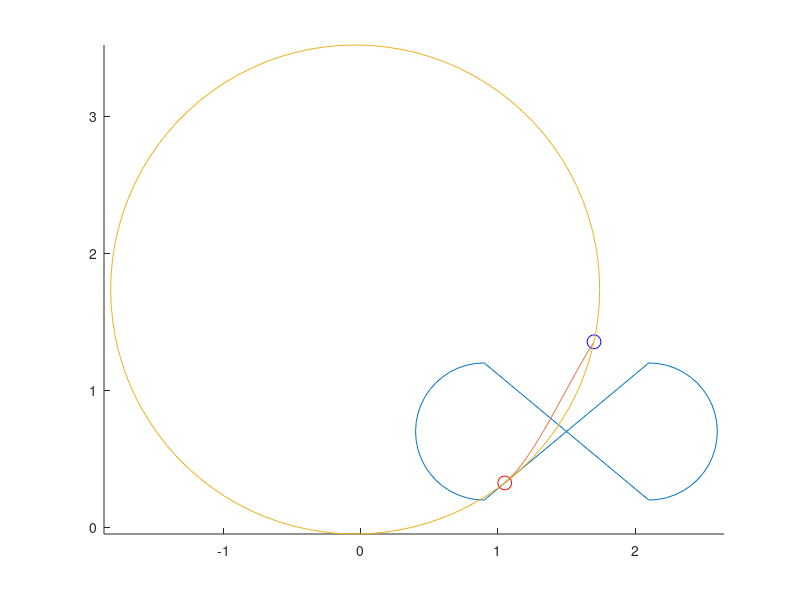

Recreate this plot in MATLAB.
clc
clear
clf
dist_y=0.7

dist_x=0.9

r=0.5

dist_circle=1.2

N=100
%while not N % 4 == 0:
%    N = N + 1

waypoints_x = zeros(N,1)
waypoints_y = zeros(N,1)

p1_x = dist_x
p1_y = dist_y + r
p2_x = dist_x + dist_circle
p2_y = dist_y - r
p3_x = dist_x + dist_circle
p3_y = dist_y + r
p4_x = dist_x
p4_y = dist_y - r

x =  linspace(0,pi,N / 4)
x_circle_r = dist_x - sin(x) * r
y_circle_r = dist_y - cos(x) * r

waypoints_x(1:N/4) = x_circle_r
waypoints_y(1:N/4) = y_circle_r

waypoints_x(N/4+1:2*N/4) = linspace(p1_x, p2_x, N / 4)
waypoints_y(N/4+1:2*N/4) = linspace(p1_y, p2_y, N / 4)

x_circle_l = dist_x + dist_circle + sin(x) * r
y_circle_l = dist_y - cos(x) * r
waypoints_x(2*N/4+1:3*N/4) = x_circle_l
waypoints_y(2*N/4+1:3*N/4) = y_circle_l
waypoints_x(3*N/4+1:4*N/4) = linspace(p3_x, p4_x, N / 4)
waypoints_y(3*N/4+1:4*N/4) = linspace(p3_y, p4_y, N / 4)

angle = zeros(N,1)
for i = 1:N
    left_point = i - 1
    right_point = i + 1
    if i == 1
        left_point = N
        right_point = i + 1
    end
    if i == N
        left_point = i - 1
        right_point = 1
    end
    angle_trajectory = atan2((-waypoints_y(left_point) + waypoints_y(right_point)),(-waypoints_x(left_point) + waypoints_x(right_point)))
    angle(i) = tan(angle_trajectory)
    
end

%%
hold on
plot(waypoints_x,waypoints_y)   
axis equal



current_goal=randi(N)%goal of uboot
plot(waypoints_x(current_goal),waypoints_y(current_goal), 'ro', 'MarkerSize', 10)
current_pos_boat=[rand*3,rand*1.5]
plot(current_pos_boat(1),current_pos_boat(2), 'bo', 'MarkerSize', 10)

%%
%end pos


y_max=waypoints_y(current_goal)-current_pos_boat(2)
x_max=waypoints_x(current_goal)-current_pos_boat(1)
%%
if x_max > 0
    x=0:0.001:x_max
    c_cubic=tan(atan2(-y_max,-x_max))
else    
    x=x_max:0.001:0
    c_cubic=tan(atan2(-y_max,-x_max))
end

d_cubic=0

%b_cubic=-3*c_cubic/x_max-3*d_cubic/x_max^2+3*y_max/x_max^2+c/x_max-a/x_max
%b_cubic=(y_max-a*x_max)/(-2/3*x_max^2+x_max^2)
a_cubic=(y_max+c_cubic/2*x_max-angle(current_goal)/2*x_max-c_cubic*x_max)/(x_max^3-3/2*x_max^3)
b_cubic=(angle(current_goal)-c_cubic-3*a_cubic*x_max^2)/2/x_max
%a_cubic=-2*b_cubic/x_max/3
%a_cubic=(-b_cubic*x_max^2-c_cubic*x_max-d_cubic+y_max)/x_max^3

test=a_cubic*x.^3+b_cubic*x.^2+c_cubic*x+d_cubic
stammfunktion=a_cubic*x_max.^3+b_cubic*x_max.^2+c_cubic*x_max+d_cubic
ableitung=3*a_cubic*(x_max/2).^2+2*b_cubic*(x_max/2)+c_cubic

x=x-x_max+waypoints_x(current_goal)
test=test-y_max+waypoints_y(current_goal)
plot(x,test)
%%
second_point=current_goal-2
if second_point<1
    second_point=second_point+N
end
x1=current_pos_boat(1)
x2=waypoints_x(second_point)
x3=waypoints_x(current_goal)
y1=current_pos_boat(2)
y2=waypoints_y(second_point)
y3=waypoints_y(current_goal)

A=[2*x2-2*x1 2*y2-2*y1;2*x3-2*x1 2*y3-2*y1]
c=-[x1^2-x2^2+y1^2-y2^2;x1^2-x3^2+y1^2-y3^2]
b=inv(A)*c
r=sqrt((x1-b(1))^2+(y1-b(2))^2)
th = 0:pi/50:2*pi;
xunit = r * cos(th) + b(1);
yunit = r * sin(th) + b(2);
plot(xunit, yunit);






